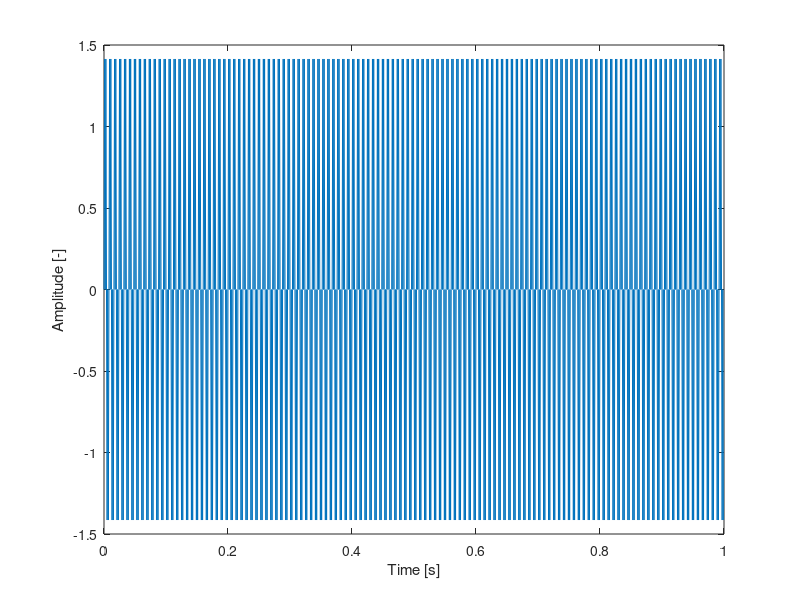
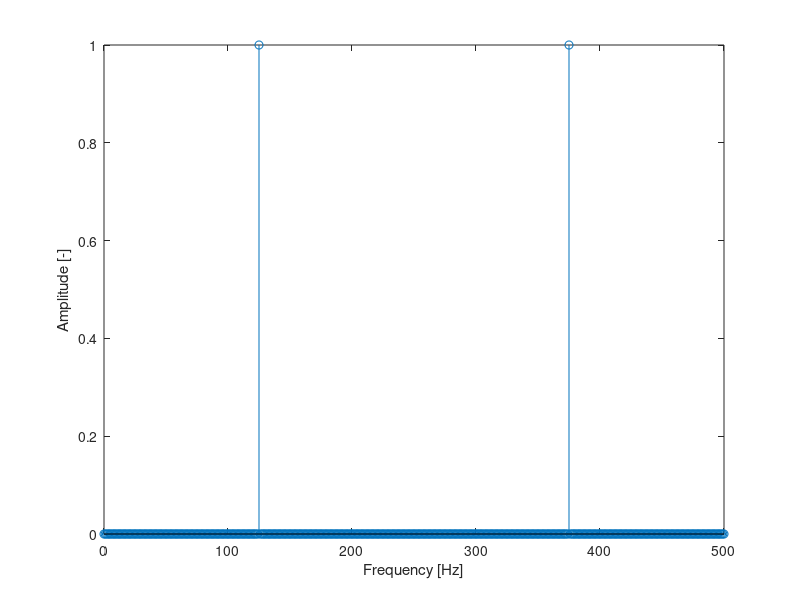
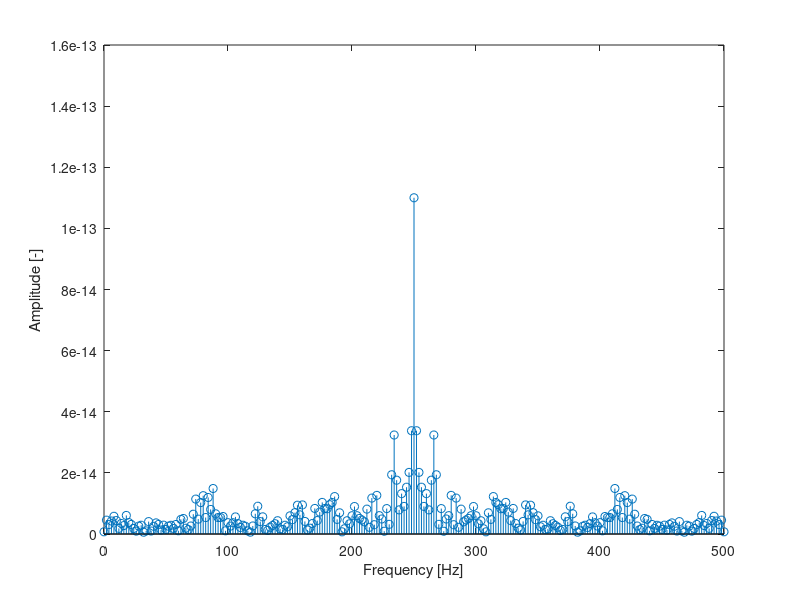

Source code (MATLAB) for these figures, in order:
fs = 1000; % sampling frequency

% Creating a signal with given number of samples
N = 1000; % number of samples
t = (0:N-1)/fs; % time vector

% Amplitudes
A1 = 1;
A2 = 1;
% Frequencies
f1 = 125; % [Hz]
f2 = 375; % [Hz]

y = A1*sin(2*pi*f1*t) + A2*sin(2*pi*f2*t);

Y = fft(y);
N = length(Y);
df = fs/N; % frequency resolution
fv = (0:N-1)*fs/N; % frequency vector

figure(1)
plot(t,y);
xlabel('Time [s]');
ylabel('Amplitude [-]');

% Display the amplitude-frequency plot for the frequency range from 0 to
% the Nyquist frequency by scaling the Fourier transform amplitude
% accordingly.

figure(2)
stem( fv , abs(imag(Y)/length(y)*2));
xlim([0,(fs/2)]);
xlabel('Frequency [Hz]');
ylabel('Amplitude [-]');

% Then, subsample the signal, keeping every second sample from the original
% signal (y(1:2:end)). Calculate and display the fft result for the new
% signal by scaling the spectrum amplitude.

y = (y(1:2:end)); % We reduce sampling frequency by half

Y = fft(y);
N = length(Y);
df = fs/N; % frequency resolution
fv = (0:N-1)*fs/N; % frequency vector

figure(3)
stem( fv , abs(Y)/length(y)*2);
xlim([0,(fs/2)]);
xlabel('Frequency [Hz]');
ylabel('Amplitude [-]');
